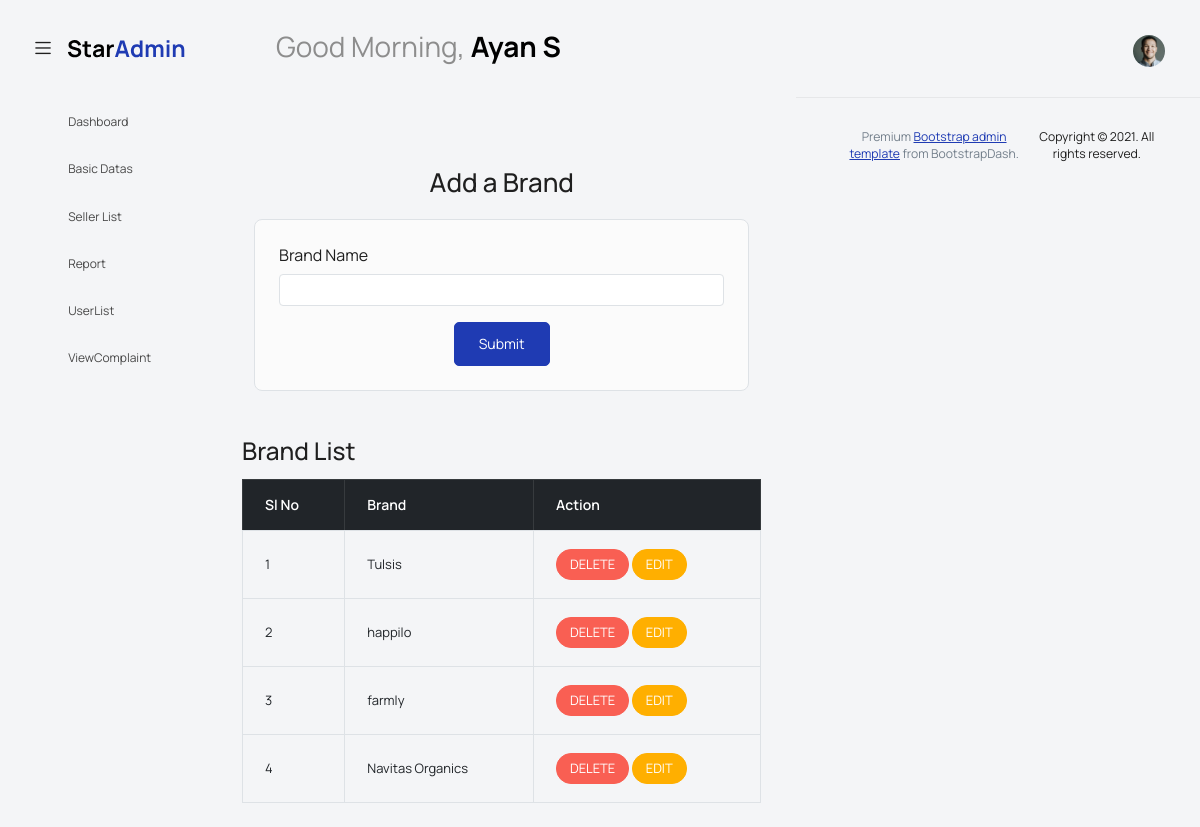
/Project/Admin/Brand.php (signed in), run on the app's committed database.
### tables this page shows
CREATE TABLE `tbl_brand` (
  `brand_id` int(11) NOT NULL,
  `brand_name` varchar(100) NOT NULL
);

### Project/Admin/Brand.php (the view, shortened to what this page needs)
<?php
include("../Assets/Connection/Connection.php");
$brand = $brandid = "";
include("Head.php");
		?>
<!DOCTYPE html PUBLIC "-//W3C//DTD XHTML 1.0 Transitional//EN" "http://www.w3.org/TR/xhtml1/DTD/xhtml1-transitional.dtd">
<html xmlns="http://www.w3.org/1999/xhtml">
<head>
</head>
<body>
<div class="container my-5">
    <h2 class="text-center mb-4">Add a Brand</h2>
    <form id="form1" name="form1" method="post" action="" class="p-4 border rounded bg-light">
        <div class="mb-3">
            <label for="txt_brand" class="form-label">Brand Name</label>
            <input required type="text" class="form-control" pattern="^[A-Z]+[a-zA-Z ]*$" title="Name allows only alphabets, spaces, and the first letter must be capitalized" name="txt_brand" id="txt_brand" value="<?php echo $brand; ?>" />
        </div>
        <div class="text-center">
            <button type="submit" name="btn_submit" id="btn_submit" class="btn btn-primary">Submit</button>
        </div>
    </form>
</div>
<div class="mt-5">
        <h3 class="mb-3">Brand List</h3>
        <table class="table table-bordered table-hover">
            <thead class="table-dark">
                <tr>
                    <th scope="col">Sl No</th>
                    <th scope="col">Brand</th>
                    <th scope="col">Action</th>
                </tr>
            </thead>
            <tbody>
                <?php
                $i=0;
                $selQry="select * from tbl_brand";
                $result=$con->query($selQry);
                while($data=$result->fetch_assoc())
                {
                    $i++;
                ?>
                <tr>
                    <td><?php echo $i ?></td>
                    <td><?php echo $data['brand_name'];?></td>
                    <td>
                        <a href="Brand.php?delID=<?php echo $data['brand_id']?>" class="btn btn-danger btn-sm">DELETE</a>
                        <a href="Brand.php?eID=<?php echo $data['brand_id']?>" class="btn btn-warning btn-sm">EDIT</a>
                    </td>
                </tr>
                <?php
                }
                ?>
            </tbody>
        </table>
    </div>
</div>
</body>
</body>
</html>
<?php
include("Foot.php");
?>

### Project/Admin/Head.php (shortened to what this page needs)
<!DOCTYPE html>
<html lang="en">
<head>
  <link rel="stylesheet" href="../Assets/Templates/Admin/vendors/feather/feather.css">
  <link rel="stylesheet" href="../Assets/Templates/Admin/vendors/mdi/css/materialdesignicons.min.css">
  <link rel="stylesheet" href="../Assets/Templates/Admin/vendors/ti-icons/css/themify-icons.css">
  <link rel="stylesheet" href="../Assets/Templates/Admin/vendors/typicons/typicons.css">
  <link rel="stylesheet" href="../Assets/Templates/Admin/vendors/simple-line-icons/css/simple-line-icons.css">
  <link rel="stylesheet" href="../Assets/Templates/Admin/vendors/css/vendor.bundle.base.css">
  <link rel="stylesheet" href="../Assets/Templates/Admin/vendors/datatables.net-bs4/dataTables.bootstrap4.css">
  <link rel="stylesheet" href="../Assets/Templates/Admin/js/select.dataTables.min.css">
  <link rel="stylesheet" href="../Assets/Templates/Admin/css/vertical-layout-light/style.css">
</head>
<?php
include("../Assets/Connection/Connection.php");
$sel = "select * from tbl_admin where admin_id=".$_SESSION["aid"];
$res = $con->query($sel);
$data = $res->fetch_assoc();
?>
<body>
  <div class="container-scroller">
    <nav class="navbar default-layout col-lg-12 col-12 p-0 fixed-top d-flex align-items-top flex-row">
      <div class="text-center navbar-brand-wrapper d-flex align-items-center justify-content-start">
        <div class="me-3">
          <button class="navbar-toggler navbar-toggler align-self-center" type="button" data-bs-toggle="minimize">
            <span class="icon-menu"></span>
          </button>
        </div>
        <div>
          <a class="navbar-brand brand-logo" href="../Assets/Templates/Admin/index.html">
            <img src="../Assets/Templates/Admin/images/logo.svg" alt="logo" />
          </a>
        </div>
      </div>
      <div class="navbar-menu-wrapper d-flex align-items-top">
        <ul class="navbar-nav">
          <li class="nav-item font-weight-semibold d-none d-lg-block ms-0">
            <h1 class="welcome-text">Good Morning, <span class="text-black fw-bold"><?php echo $data["admin_name"]; ?></span></h1>
          </li>
        </ul>
        <ul class="navbar-nav ms-auto">
          <li class="nav-item dropdown d-none d-lg-block user-dropdown">
            <a class="nav-link" id="UserDropdown" href="#" data-bs-toggle="dropdown" aria-expanded="false">
              <img class="img-xs rounded-circle" src="../Assets/Templates/Admin/images/faces/face8.jpg" alt="Profile image"> </a>
          </li>
        </ul>
      </div>
    </nav>
    <div class="container-fluid page-body-wrapper">
      <nav class="sidebar sidebar-offcanvas" id="sidebar">
        <ul class="nav">
          <li class="nav-item">
            <a class="nav-link" href="HomePage.php">
              <i class="mdi mdi-grid-large menu-icon"></i>
              <span class="menu-title">Dashboard</span>
            </a>
          </li>
          <li class="nav-item">
            <a class="nav-link" data-bs-toggle="collapse" href="#ui-basic" aria-expanded="false" aria-controls="ui-basic">
              <i class="menu-icon mdi mdi-floor-plan"></i>
              <span class="menu-title">Basic Datas</span>
              <i class="menu-arrow"></i>
            </a>
          </li>
          <li class="nav-item">
            <a class="nav-link" data-bs-toggle="collapse" href="#seller" aria-expanded="false" aria-controls="seller">
              <i class="menu-icon mdi mdi-floor-plan"></i>
              <span class="menu-title">Seller List</span>
              <i class="menu-arrow"></i>
            </a>
          </li>
          <li class="nav-item">
            <a class="nav-link" href="SellerSalesPieChart.php">
              <i class="mdi mdi-grid-large menu-icon"></i>
              <span class="menu-title">Report</span>
            </a>
          </li>
          <li class="nav-item">
            <a class="nav-link" href="UserList.php">
              <i class="mdi mdi-grid-large menu-icon"></i>
              <span class="menu-title">UserList</span>
            </a>
          </li>
          <li class="nav-item">
            <a class="nav-link" href="ViewComplaint.php">
              <i class="mdi mdi-grid-large menu-icon"></i>
              <span class="menu-title">ViewComplaint</span>
            </a>
          </li>
        </ul>
      </nav>
      <div class="main-panel">
        <div class="content-wrapper">

### data on the page
tbl_brand: brand_name "Tulsis"
tbl_brand: brand_name "happilo"
tbl_brand: brand_name "farmly"
tbl_brand: brand_name "Navitas Organics"

### other printed values
$data["admin_name"] "Ayan S"
